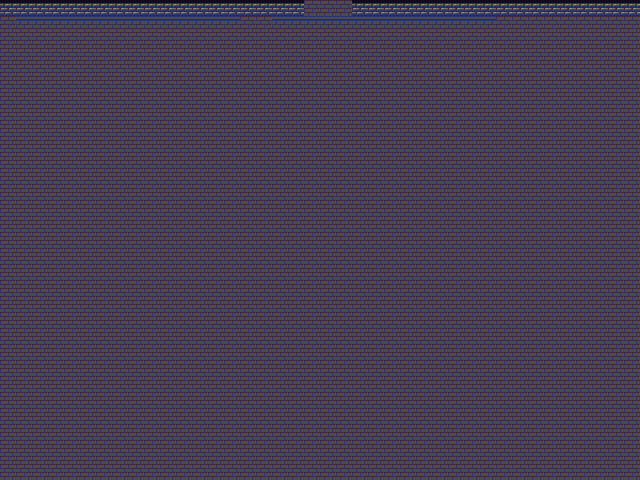

This game map was drawn from its Tiled (.tmx) file and the tilesets committed beside it. A one-line description and the trimmed map source follow:
An orthogonal 40x30 tile map with 16x16 px tiles, 1 tile layer (Background_Layer), 12 tilesets.

<map version="1.0" tiledversion="1.1.2" orientation="orthogonal" renderorder="right-down" width="40" height="30" tilewidth="16" tileheight="16" infinite="0" nextobjectid="277">
 <tileset firstgid="1" name="Decor0" tilewidth="16" tileheight="16" tilecount="176" columns="8">
  <image source="../sprites/objects/Decor0.png" width="128" height="352" />
 </tileset>
 <tileset firstgid="177" name="Wall" tilewidth="16" tileheight="16" tilecount="1020" columns="20">
  <image source="../sprites/objects/Wall.png" width="320" height="816" />
 </tileset>
 <tileset firstgid="1197" name="Floor" tilewidth="16" tileheight="16" tilecount="819" columns="21">
  <image source="../sprites/objects/Floor.png" width="336" height="624" />
 </tileset>
 <tileset firstgid="2016" name="Pit0" tilewidth="16" tileheight="16" tilecount="256" columns="8">
  <image source="../sprites/objects/Pit0.png" width="128" height="512" />
 </tileset>
 <tileset firstgid="2272" name="Door0" tilewidth="16" tileheight="16" tilecount="40" columns="8">
  <image source="../sprites/objects/Door0.png" width="128" height="80" />
 </tileset>
 <tileset firstgid="2312" name="Ground0" tilewidth="16" tileheight="16" tilecount="56" columns="8">
  <image source="../sprites/objects/Ground0.png" width="128" height="112" />
 </tileset>
 <tileset firstgid="2368" name="Player0" tilewidth="16" tileheight="16" tilecount="120" columns="8">
  <image source="../sprites/characters/Player0.png" width="128" height="240" />
 </tileset>
 <tileset firstgid="2488" name="Tree0" tilewidth="16" tileheight="16" tilecount="264" columns="8">
  <image source="../sprites/objects/Tree0.png" width="128" height="528" />
 </tileset>
 <tileset firstgid="2752" name="Humanoid0" tilewidth="16" tileheight="16" tilecount="216" columns="8">
  <image source="../sprites/characters/Humanoid0.png" width="128" height="432" />
 </tileset>
 <tileset firstgid="2968" name="Cat0" tilewidth="16" tileheight="16" tilecount="40" columns="8">
  <image source="../sprites/characters/Cat0.png" width="128" height="80" />
 </tileset>
 <tileset firstgid="3008" name="Quadraped0" tilewidth="16" tileheight="16" tilecount="96" columns="8">
  <image source="../sprites/characters/Quadraped0.png" width="128" height="192" />
 </tileset>
 <tileset firstgid="3104" name="Container0" tilewidth="16" tileheight="16" tilecount="24" columns="8">
  <image source="../sprites/items/Chest0.png" width="128" height="48" />
 </tileset>
 <layer name="Background_Layer" width="40" height="30">
  <data>[1200 cells, 1200 non-empty, 3 distinct tile ids]</data>
 </layer>
</map>
